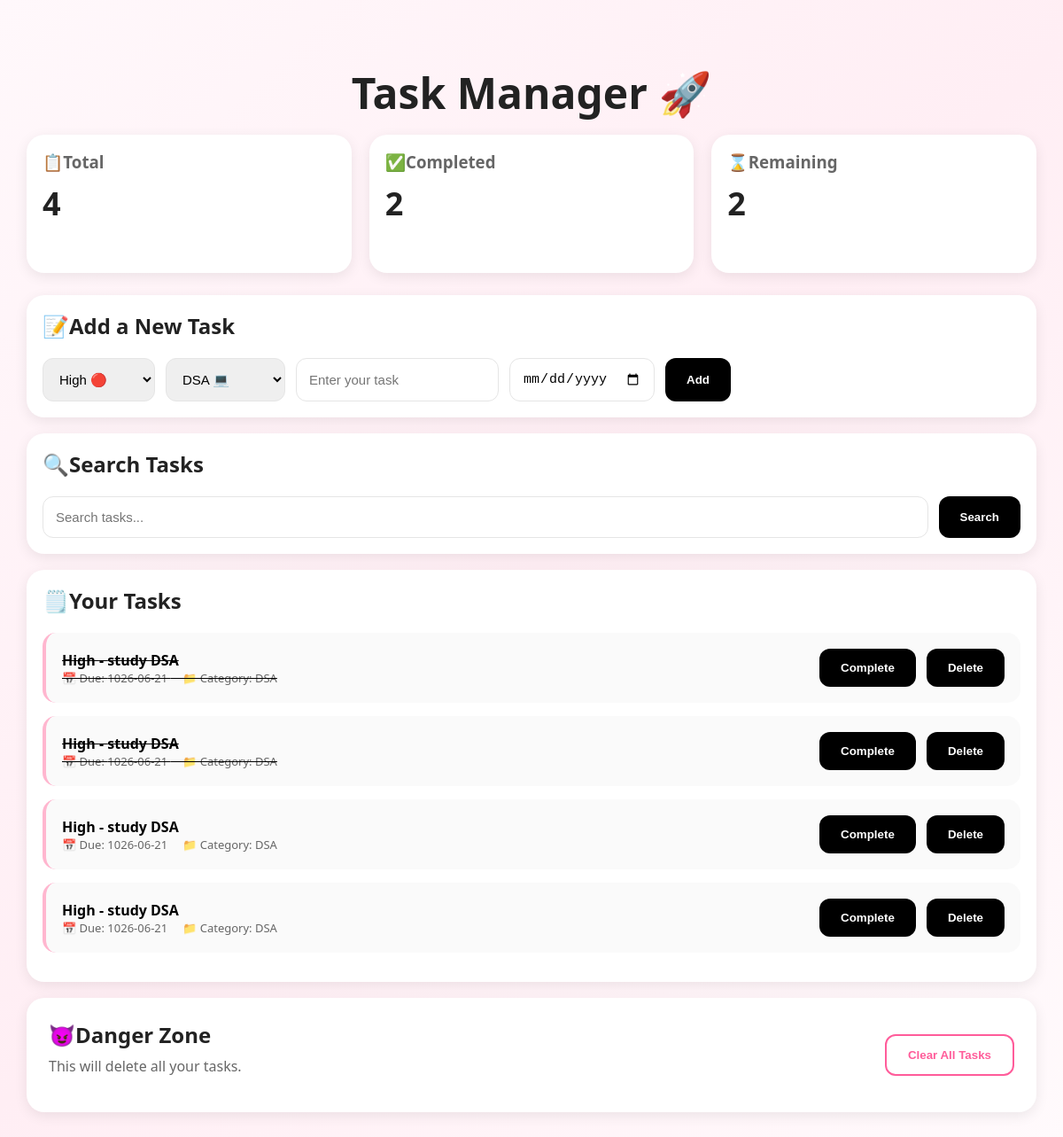
/tasks, run on an earlier commit of the app's database.
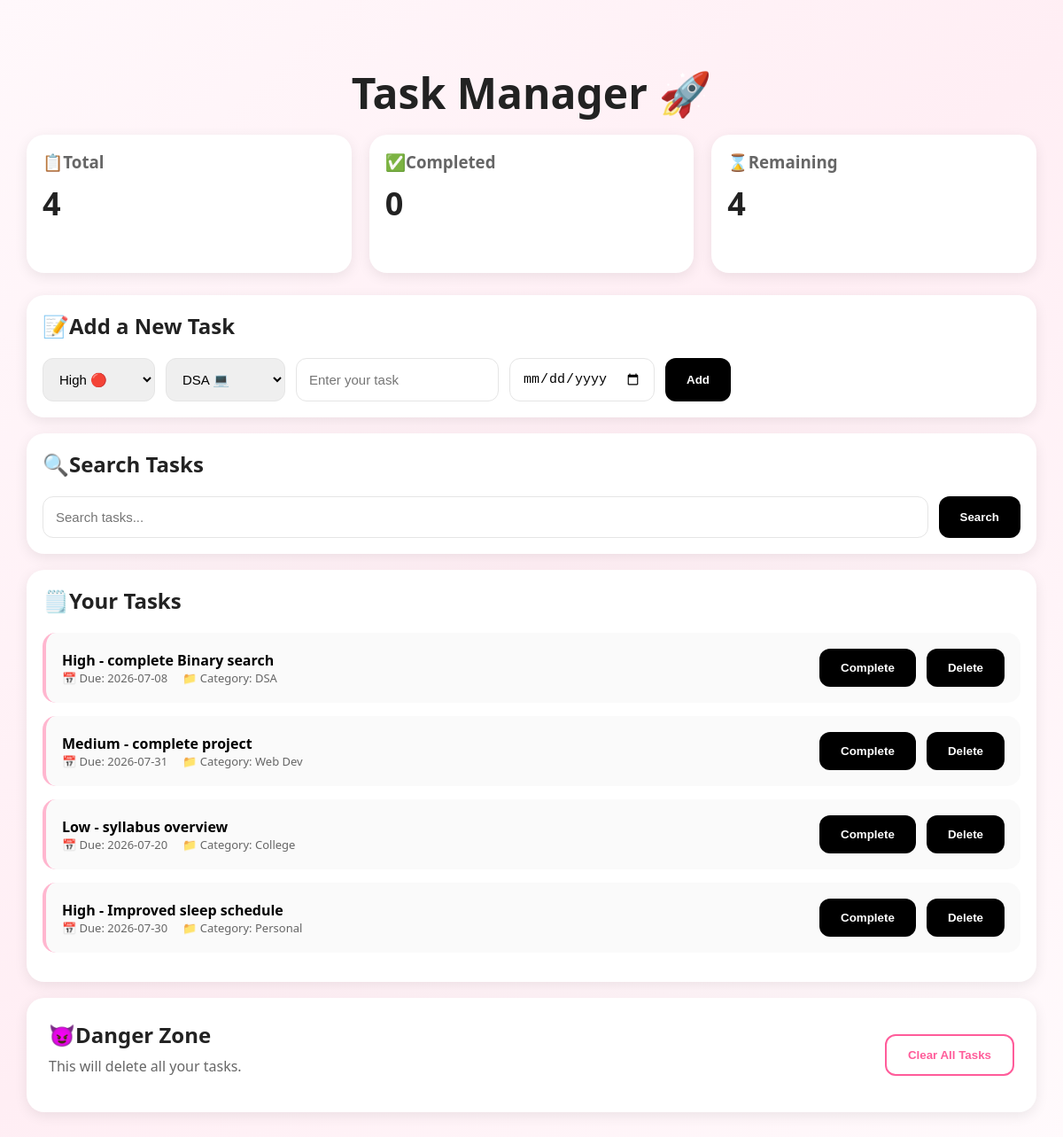
And on a later commit of the database.
### app.py (models this page shows)
class Task(db.Model):
    id = db.Column(db.Integer, primary_key=True)
    text = db.Column(db.String(200))
    priority = db.Column(db.String(50))
    due_date = db.Column(db.String(50))
    category = db.Column(db.String(50))
    done = db.Column(db.Boolean, default=False)

### app.py (the view, shortened to what this page needs)
@app.route("/tasks", methods=["GET", "POST"])
def home():
    search = request.args.get("search")
    if search:
       tasks = Task.query.filter(
         (Task.text.contains(search)) |
         (Task.category.contains(search))
       ).all()
    else:
       tasks = Task.query.all()
    total_tasks = Task.query.count()
    completed_tasks = Task.query.filter_by(done=True).count()
    remaining_tasks = total_tasks - completed_tasks
    return render_template(
        "index.html",
        tasks=tasks,
        total_tasks=total_tasks,
        completed_tasks=completed_tasks,
        remaining_tasks=remaining_tasks
    )

### templates/index.html (shortened to what this page needs)
<!DOCTYPE html>
<html>
<head>
<link rel="stylesheet"
href="{{ url_for('static', filename='css/style.css') }}">
</head>
<body>
<div class="container">
    <h1>Task Manager 🚀</h1>
    <div class="stats">
        <div class="stat-box">
            <h3> 📋Total</h3>
            <p>{{ total_tasks }}</p>
        </div>
        <div class="stat-box">
            <h3>✅Completed</h3>
            <p>{{ completed_tasks }}</p>
        </div>
        <div class="stat-box">
            <h3>⌛Remaining</h3>
            <p>{{ remaining_tasks }}</p>
        </div>
    </div>
    <div class="card-section">
        <h2>📝Add a New Task</h2>
        <form method="POST" action="/tasks">
            <div class="input-section">
                <select name="priority">
                    <option value="High">High 🔴</option>
                </select>
                <select name="category">
                    <option value="DSA">DSA 💻</option>
                </select>
                <input
                type="text"
                name="task"
                placeholder="Enter your task">
                <input
                type="date"
                name="due_date">
                <button type="submit">
                    Add
                </button>
            </div>
        </form>
    </div>
    <div class="card-section">
        <h2>🔍Search Tasks</h2>
        <form method="GET">
            <input
            type="text"
            name="search"
            placeholder="Search tasks...">
            <button type="submit">
                Search
            </button>
        </form>
    </div>
    <div class="card-section">
        <h2>🗒️Your Tasks</h2>
        <ul>
            {% for task in tasks %}
            <li>
                <div>
                    {% if task.done %}
                    <s>
                        <strong>{{ task.priority }} - {{ task.text }}</strong>
                        <br>
                    <small>
                    📅 Due: {{ task.due_date }} &nbsp;&nbsp;&nbsp; 📁 Category: {{ task.category }}
                    </small>
                    </s>
                    {% else %}
                       <strong>{{ task.priority }} - {{ task.text }}</strong>
                        <br>
                      <small>
                      📅 Due: {{ task.due_date }} &nbsp;&nbsp;&nbsp; 📁 Category: {{ task.category }}
                      </small>
                    {% endif %}
                </div>
                <div>
                    <form
                    method="POST"
                    action="/tasks"
                    style="display:inline;">
                        <button
                        type="submit"
                        name="complete"
                        value="{{ task.id }}">
                            Complete
                        </button>
                    </form>
                    <form
                    method="POST"
                    action="/tasks"
                    style="display:inline;">
                        <button
                        type="submit"
                        name="delete"
                        value="{{ task.id }}">
                            Delete
                        </button>
                    </form>
                </div>
            </li>
            {% endfor %}
        </ul>
    </div>
    <div class="danger-section">
        <div>
            <h2>😈Danger Zone</h2>
            <p>
                This will delete all your tasks.
            </p>
        </div>
        <form method="POST" action="/tasks">
            <button
            type="submit"
            name="clear"
            value="true"
            class="danger-btn">
                Clear All Tasks
            </button>
        </form>
    </div>
</div>
</body>
</html>

What changed in the data, as far as the page shows it:
removed Task: priority "High", text "study DSA", due_date "1026-06-21", category "DSA", {{ task.id }} 1 (drawn)
removed Task: priority "High", text "study DSA", due_date "1026-06-21", category "DSA", {{ task.id }} 2 (drawn)
removed Task: priority "High", text "study DSA", due_date "1026-06-21", category "DSA", {{ task.id }} 3 (drawn)
removed Task: priority "High", text "study DSA", due_date "1026-06-21", category "DSA", {{ task.id }} 4 (drawn)
added Task: priority "High", text "complete Binary search", due_date "2026-07-08", category "DSA", {{ task.id }} 5 (drawn)
added Task: priority "Medium", text "complete project", due_date "2026-07-31", category "Web Dev", {{ task.id }} 6 (drawn)
added Task: priority "Low", text "syllabus overview", due_date "2026-07-20", category "College", {{ task.id }} 7 (drawn)
added Task: priority "High", text "Improved sleep schedule", due_date "2026-07-30", category "Personal", {{ task.id }} 8 (drawn)
Also different on the page:
{{ completed_tasks }}: "2" → "0"
{{ remaining_tasks }}: "2" → "4"
